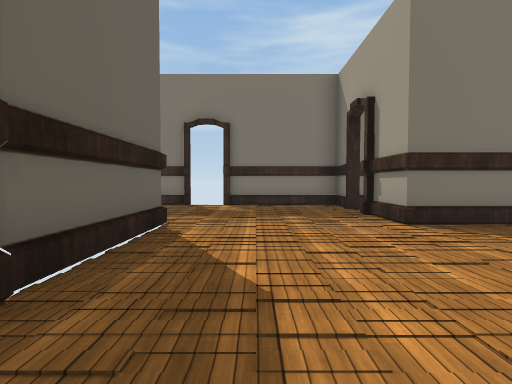
view 1 (above)

16 first-person views from a walk through a Unity game level. The camera is 1.4 m above the floor, tilts 2° down and sees 85° across. Doors are open. The floor is counted in squares, 2 m on a side. Each view is taken from the middle of a square. On the plan, view 1 faces up. The plan holds only what a view shows up to about 9 squares ahead; the rest is blank. The place goes on beyond the plan. The player character is not drawn. Some surface patterns are stand-ins.

view 2
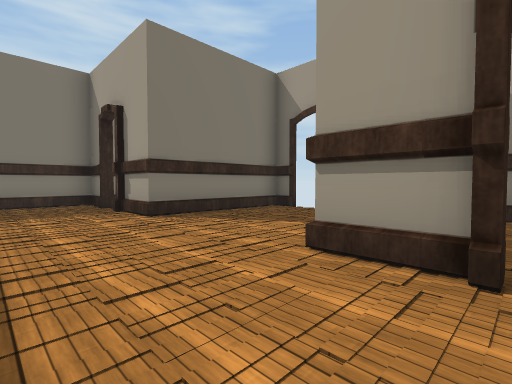

view 3
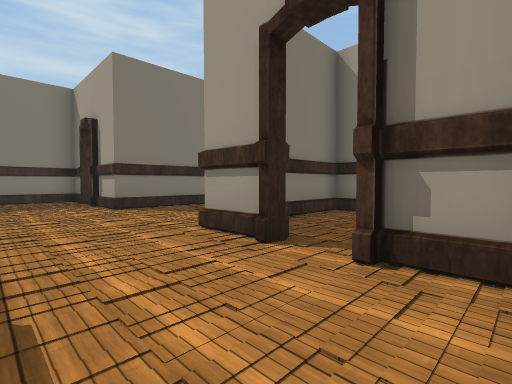

view 4
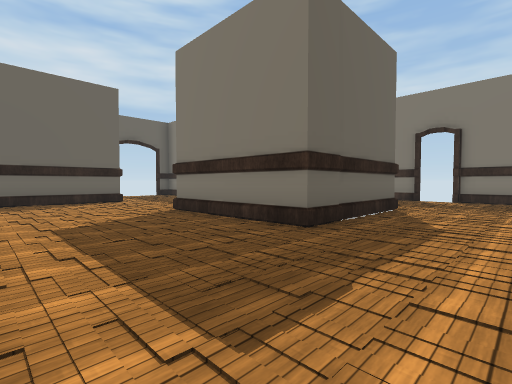

view 5
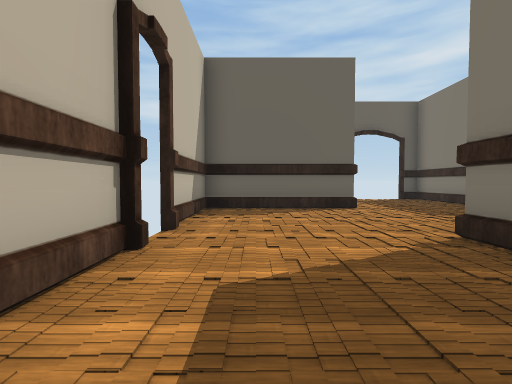

view 6
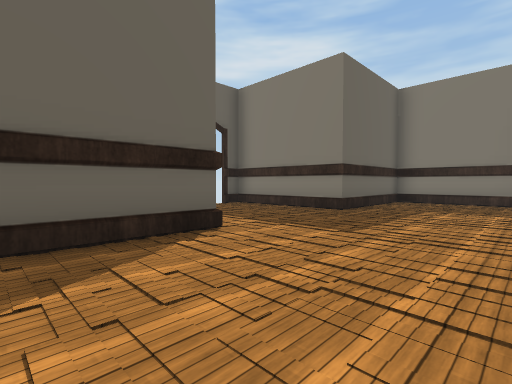

view 7
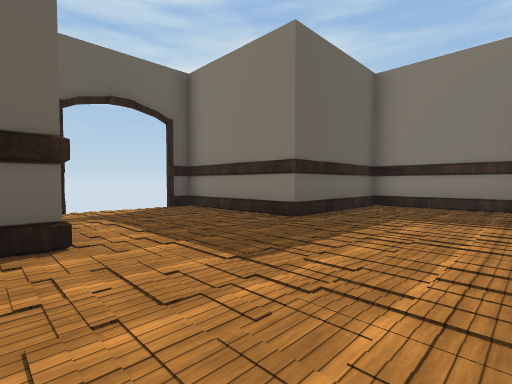

view 8
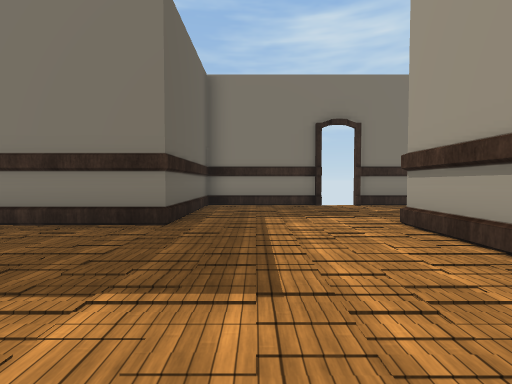

view 9
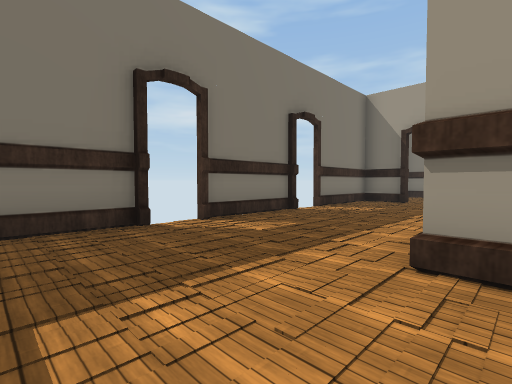

view 10
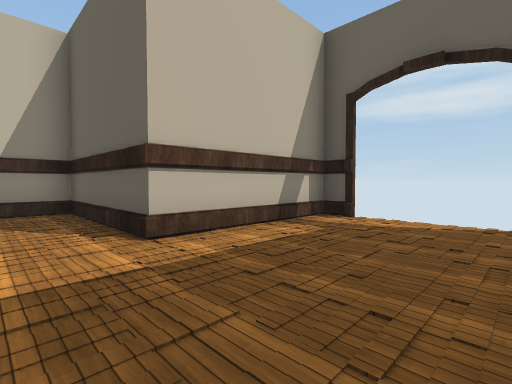

view 11
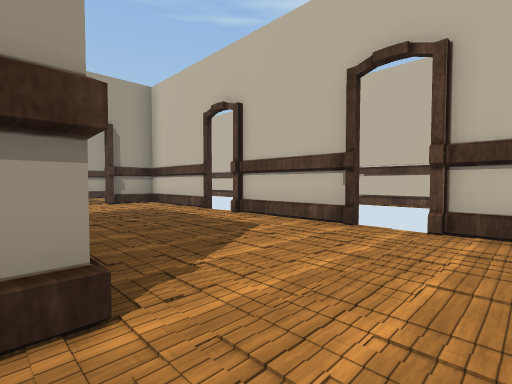

view 12
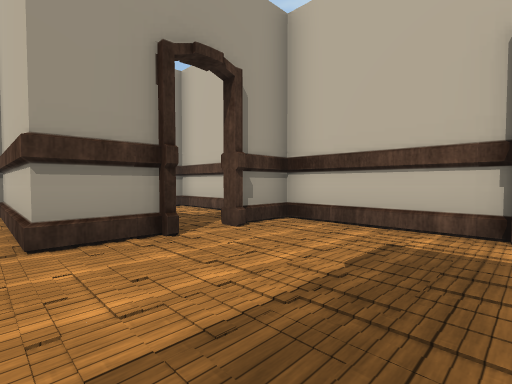

view 13
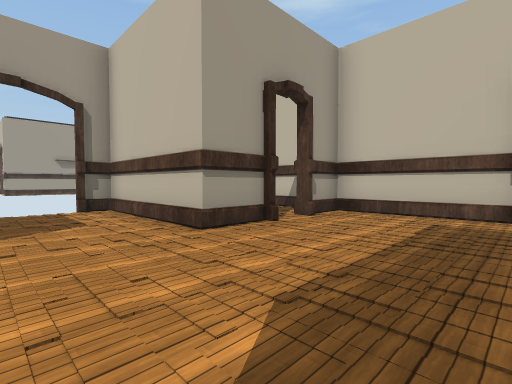

view 14
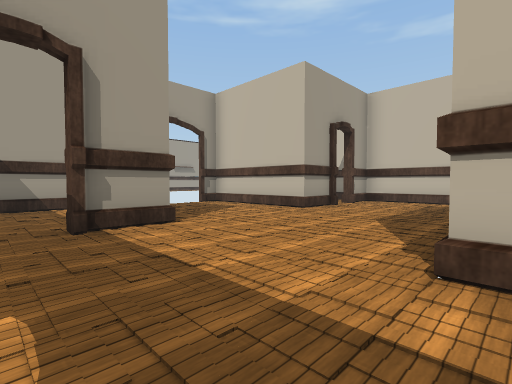

view 15
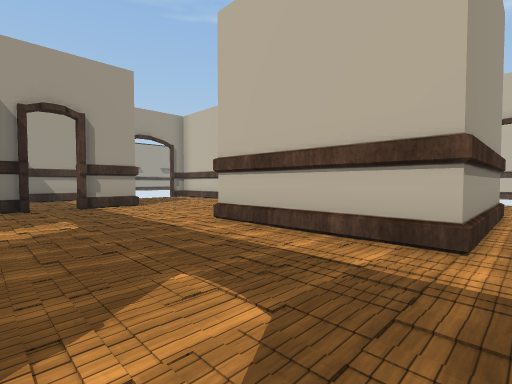

view 16
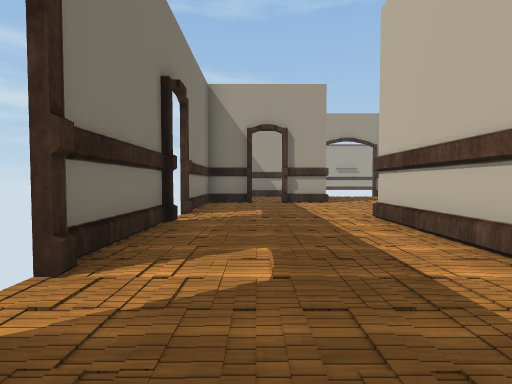

### Floor plan
Points are (right, up) in squares from view 1. A wall is a line through its corners. A room is listed if a view was taken in it or the views show most of it. See-through windows are left out.
Room 1 (views 1, 2, 3, 4, 5, 6, 7, 8, 9, 10, 11, 12, 13, 14, 15, 16)
walls: (-5.5, 4.6) (-1.6, 4.6) (-1.6, 0.6) (-5.5, 0.6) (-5.5, 4.6); (-6, 8.6) (-9.5, 8.6) (-9.5, 4.6) (-13.5, 4.6) (-13.5, 3.9); (-2, 8.6) (-5, 8.6); (-13.5, 1.5) (-13.5, 0.6) (-9.5, 0.6) (-9.5, -3.4) (2.5, -3.4) (2.5, -1.9); (2.2, 6.1) (2.8, 6.1); (2.5, -0.9) (2.5, 0.6) (6.5, 0.6); (2.5, 7.1) (2.5, 8.6); (2.2, -1.9) (2.8, -1.9); (2.8, -0.9) (2.2, -0.9); (2.8, 7.1) (2.2, 7.1); (3.4, 8.6) (-1, 8.6); (6.5, 3.9) (6.5, 4.6) (2.5, 4.6) (2.5, 6.1)
ways out: gap at (-5.5, 9); gap at (-1.5, 9); gap at (3, -1); gap at (3, 6.5)

Where each view was taken, in squares from view 1:
view 1: 0 up, 0 right, facing up
view 2: 1 down, 0 right, facing up-right
view 3: 3 down, 0 right, facing up-right
view 4: 3 down, 1 right, facing up-left
view 5: 2 down, 2 left, facing left
view 6: 2 down, 6 left, facing up-left
view 7: 0 up, 6 left, facing up-left
view 8: 0 up, 8 left, facing up
view 9: 4 up, 8 left, facing up-right
view 10: 4 up, 8 left, facing down-left
view 11: 1 up, 7 left, facing down-right
view 12: 1 up, 1 left, facing down-right
view 13: 3 up, 1 left, facing down-right
view 14: 7 up, 2 left, facing down-right
view 15: 8 up, 6 left, facing down-right
view 16: 7 up, 7 left, facing right
